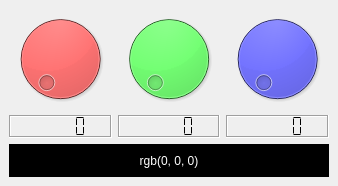
<?xml version="1.0" encoding="UTF-8"?>
<ui version="4.0">
 <class>MainWindow</class>
 <widget class="QMainWindow" name="MainWindow">
  <property name="geometry">
   <rect>
    <x>0</x>
    <y>0</y>
    <width>338</width>
    <height>186</height>
   </rect>
  </property>
  <property name="windowTitle">
   <string>MainWindow</string>
  </property>
  <widget class="QWidget" name="centralwidget">
   <layout class="QVBoxLayout" name="verticalLayout_4">
    <item>
     <layout class="QHBoxLayout" name="horizontalLayout">
      <item>
       <layout class="QVBoxLayout" name="verticalLayout">
        <item>
         <widget class="QDial" name="dialR">
          <property name="styleSheet">
           <string notr="true">background-color: rgb(255, 0, 0);</string>
          </property>
          <property name="maximum">
           <number>255</number>
          </property>
          <property name="notchTarget">
           <double>5.000000000000000</double>
          </property>
          <property name="notchesVisible">
           <bool>false</bool>
          </property>
         </widget>
        </item>
        <item>
         <widget class="QLCDNumber" name="lcdR">
          <property name="sizePolicy">
           <sizepolicy hsizetype="Minimum" vsizetype="Fixed">
            <horstretch>0</horstretch>
            <verstretch>0</verstretch>
           </sizepolicy>
          </property>
          <property name="frameShadow">
           <enum>QFrame::Sunken</enum>
          </property>
          <property name="segmentStyle">
           <enum>QLCDNumber::Flat</enum>
          </property>
         </widget>
        </item>
       </layout>
      </item>
      <item>
       <layout class="QVBoxLayout" name="verticalLayout_2">
        <item>
         <widget class="QDial" name="dialG">
          <property name="styleSheet">
           <string notr="true">background-color: rgb(0, 255, 0);</string>
          </property>
          <property name="maximum">
           <number>255</number>
          </property>
          <property name="notchTarget">
           <double>10.000000000000000</double>
          </property>
          <property name="notchesVisible">
           <bool>false</bool>
          </property>
         </widget>
        </item>
        <item>
         <widget class="QLCDNumber" name="lcdG">
          <property name="sizePolicy">
           <sizepolicy hsizetype="Minimum" vsizetype="Fixed">
            <horstretch>0</horstretch>
            <verstretch>0</verstretch>
           </sizepolicy>
          </property>
          <property name="styleSheet">
           <string notr="true"/>
          </property>
          <property name="frameShadow">
           <enum>QFrame::Sunken</enum>
          </property>
          <property name="segmentStyle">
           <enum>QLCDNumber::Flat</enum>
          </property>
         </widget>
        </item>
       </layout>
      </item>
      <item>
       <layout class="QVBoxLayout" name="verticalLayout_3">
        <item>
         <widget class="QDial" name="dialB">
          <property name="styleSheet">
           <string notr="true">background-color: rgb(0, 0, 255);</string>
          </property>
          <property name="maximum">
           <number>255</number>
          </property>
          <property name="notchTarget">
           <double>20.000000000000000</double>
          </property>
          <property name="notchesVisible">
           <bool>false</bool>
          </property>
         </widget>
        </item>
        <item>
         <widget class="QLCDNumber" name="lcdB">
          <property name="sizePolicy">
           <sizepolicy hsizetype="Minimum" vsizetype="Fixed">
            <horstretch>0</horstretch>
            <verstretch>0</verstretch>
           </sizepolicy>
          </property>
          <property name="styleSheet">
           <string notr="true"/>
          </property>
          <property name="frameShadow">
           <enum>QFrame::Sunken</enum>
          </property>
          <property name="segmentStyle">
           <enum>QLCDNumber::Flat</enum>
          </property>
         </widget>
        </item>
       </layout>
      </item>
     </layout>
    </item>
    <item>
     <widget class="QLabel" name="lblColor">
      <property name="sizePolicy">
       <sizepolicy hsizetype="Preferred" vsizetype="Maximum">
        <horstretch>0</horstretch>
        <verstretch>0</verstretch>
       </sizepolicy>
      </property>
      <property name="minimumSize">
       <size>
        <width>0</width>
        <height>30</height>
       </size>
      </property>
      <property name="maximumSize">
       <size>
        <width>16777215</width>
        <height>50</height>
       </size>
      </property>
      <property name="styleSheet">
       <string notr="true">background-color: rgb(0, 0, 0);
color: rgb(255, 255, 255);</string>
      </property>
      <property name="frameShape">
       <enum>QFrame::Panel</enum>
      </property>
      <property name="frameShadow">
       <enum>QFrame::Sunken</enum>
      </property>
      <property name="text">
       <string>rgb(0, 0, 0)</string>
      </property>
      <property name="alignment">
       <set>Qt::AlignCenter</set>
      </property>
     </widget>
    </item>
   </layout>
  </widget>
 </widget>
 <resources/>
 <connections>
  <connection>
   <sender>dialR</sender>
   <signal>valueChanged(int)</signal>
   <receiver>lcdR</receiver>
   <slot>display(int)</slot>
   <hints>
    <hint type="sourcelabel">
     <x>84</x>
     <y>100</y>
    </hint>
    <hint type="destinationlabel">
     <x>83</x>
     <y>126</y>
    </hint>
   </hints>
  </connection>
  <connection>
   <sender>dialG</sender>
   <signal>valueChanged(int)</signal>
   <receiver>lcdG</receiver>
   <slot>display(int)</slot>
   <hints>
    <hint type="sourcelabel">
     <x>199</x>
     <y>89</y>
    </hint>
    <hint type="destinationlabel">
     <x>207</x>
     <y>116</y>
    </hint>
   </hints>
  </connection>
  <connection>
   <sender>dialB</sender>
   <signal>valueChanged(int)</signal>
   <receiver>lcdB</receiver>
   <slot>display(int)</slot>
   <hints>
    <hint type="sourcelabel">
     <x>312</x>
     <y>101</y>
    </hint>
    <hint type="destinationlabel">
     <x>313</x>
     <y>120</y>
    </hint>
   </hints>
  </connection>
 </connections>
</ui>
